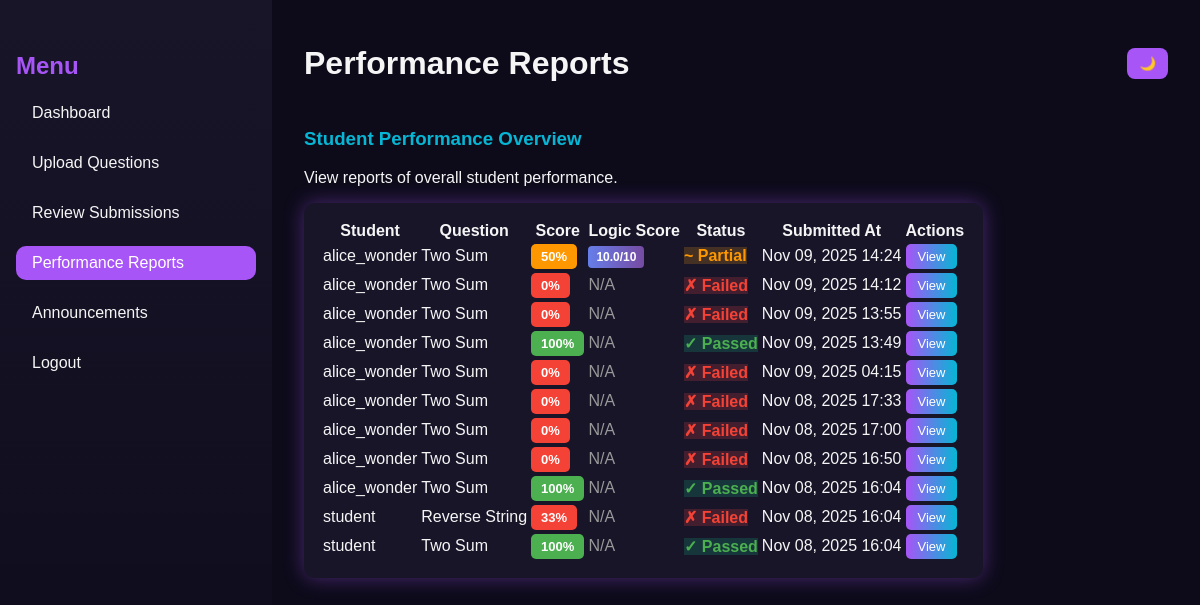
The page /faculty/performance-reports/ (signed in) on the database as committed earlier.
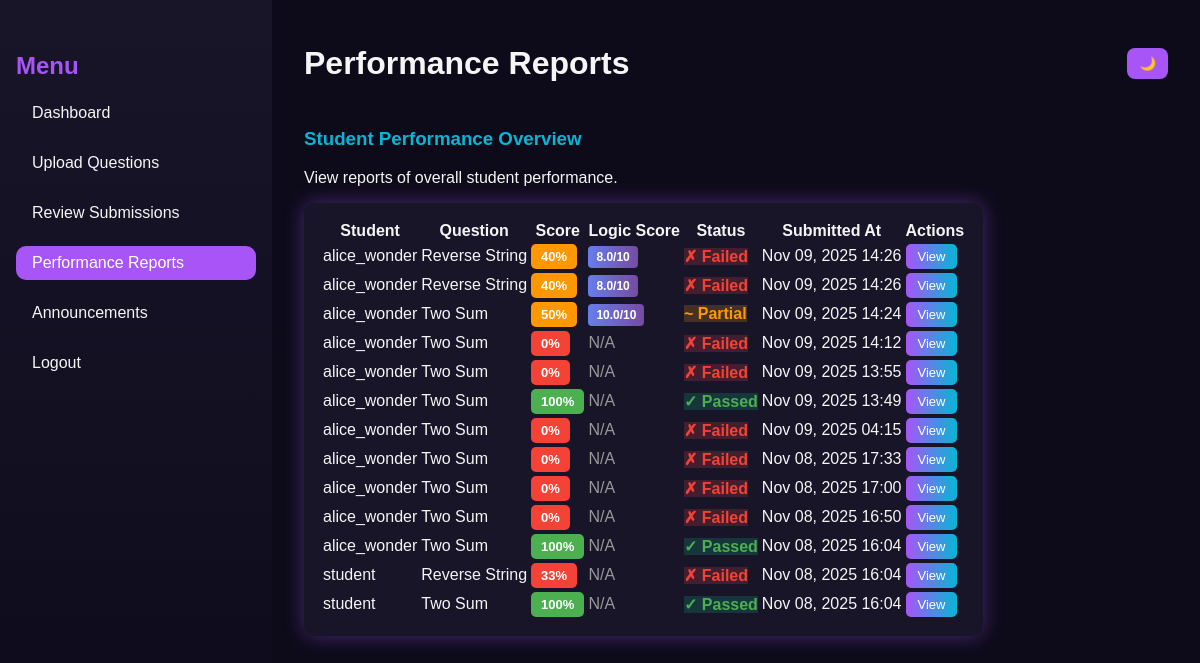
The same page on the database as committed later.
### core/models.py (models this page shows, shortened)
class Submission(models.Model):
    student = models.ForeignKey(Student, on_delete=models.CASCADE)
    question = models.ForeignKey(Question, on_delete=models.CASCADE)
    code = models.TextField()
    language = models.CharField(max_length=20)
    result = models.JSONField(null=True, blank=True)  # store output, correctness, AI feedback
    score = models.FloatField(default=0)
    submitted_at = models.DateTimeField(auto_now_add=True)

class Student(models.Model):
    user = models.OneToOneField(User, on_delete=models.CASCADE)
    faculty = models.ForeignKey(Faculty, on_delete=models.SET_NULL, null=True, blank=True)
    group = models.CharField(max_length=100, blank=True, null=True)

class Question(models.Model):
    faculty = models.ForeignKey(Faculty, on_delete=models.CASCADE, related_name='questions')
    title = models.CharField(max_length=255)
    description = models.TextField()
    difficulty = models.CharField(
        max_length=20,
        choices=[('Easy', 'Easy'), ('Medium', 'Medium'), ('Hard', 'Hard')],
        default='Easy'
    )
    marks = models.IntegerField(default=0)
    created_at = models.DateTimeField(auto_now_add=True)
    example_input = models.TextField(blank=True)
    example_output = models.TextField(blank=True)
    constraints = models.TextField(blank=True)

### core/views.py (the view)
# urls.py: path('faculty/performance-reports/', views.performance_reports, name='performance_reports'),
@login_required
def performance_reports(request):
    submissions = Submission.objects.select_related('student__user', 'question').order_by('-submitted_at')
    return render(request, 'core/performance_reports.html', {"submissions": submissions})

### core/templates/core/performance_reports.html (shortened to what this page needs)
{% load static %}
<!DOCTYPE html>
<html lang="en">
<head>
  <link rel="stylesheet" href="{% static 'dynamic/CSS/faculty_dashboard.css' %}" />
</head>
<body>
  <div class="dashboard">
    <aside class="sidebar">
      <h2 class="menu-title">Menu</h2>
      <ul>
        <li><a href="{% url 'faculty_dashboard' %}">Dashboard</a></li>
        <li><a href="{% url 'upload_question' %}">Upload Questions</a></li>
        <li><a href="{% url 'review_submissions' %}">Review Submissions</a></li>
        <li><a href="{% url 'performance_reports' %}" class="active">Performance Reports</a></li>
        <li><a href="{% url 'faculty_announcements' %}">Announcements</a></li>
        <li><a href="{% url 'logout' %}">Logout</a></li>
      </ul>
    </aside>
    <main class="main-content">
      <header class="topbar">
        <h1>Performance Reports</h1>
        <div class="theme-toggle">
          <button id="themeToggle">🌙</button>
        </div>
      </header>
      <section class="overview">
        <h3>Student Performance Overview</h3>
        <p>View reports of overall student performance.</p>
        <table class="performance-table">
          <thead>
            <tr>
              <th>Student</th>
              <th>Question</th>
              <th>Score</th>
              <th>Logic Score</th>
              <th>Status</th>
              <th>Submitted At</th>
              <th>Actions</th>
            </tr>
          </thead>
          <tbody>
            {% for submission in submissions %}
              <tr>
                <td>{{ submission.student.user.username }}</td>
                <td>{{ submission.question.title }}</td>
                <td>
                  <span class="score-badge {% if submission.score >= 70 %}score-high{% elif submission.score >= 40 %}score-medium{% else %}score-low{% endif %}">
                    {{ submission.score|floatformat:0 }}%
                  </span>
                </td>
                <td>
                  {% if submission.result.logic_score is not None %}
                    <span class="logic-badge">{{ submission.result.logic_score }}/10</span>
                  {% else %}
                    <span style="color: #999;">N/A</span>
                  {% endif %}
                </td>
                <td>
                  {% if submission.score == 100 %}
                    <span class="status-passed">✓ Passed</span>
                  {% elif submission.score >= 50 %}
                    <span class="status-partial">~ Partial</span>
                  {% else %}
                    <span class="status-failed">✗ Failed</span>
                  {% endif %}
                </td>
                <td>{{ submission.submitted_at|date:"M d, Y H:i" }}</td>
                <td>
                  <button class="view-btn" onclick="showDetails({{ submission.id }})">View</button>
                </td>
              </tr>
            {% empty %}
              <tr>
                <td colspan="7">No submissions yet.</td>
              </tr>
            {% endfor %}
          </tbody>
        </table>
      </section>
    </main>
  </div>
</body>
</html>

Rows that differ between the two databases and show on the page:
added Submission: student.user.username "alice_wonder", question "Reverse String", score "40", result.logic_score "8.0", shows "✗ Failed", submitted_at "Nov 09, 2025 14:26"
added Submission: student.user.username "alice_wonder", question "Reverse String", score "40", result.logic_score "8.0", shows "✗ Failed", submitted_at "Nov 09, 2025 14:26"
